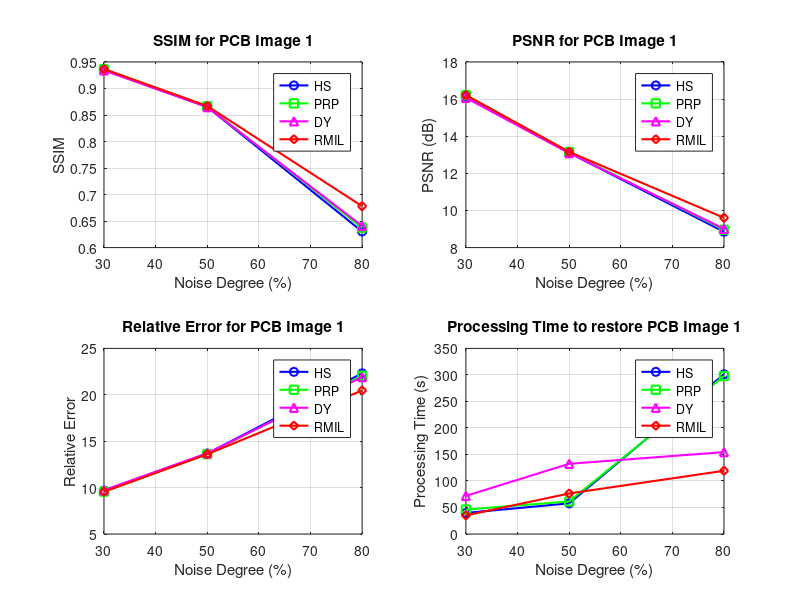

MATLAB code for this plot: (Note: this script raises an error after producing the figure.)
% Example data for the methods and metrics
noise_degree = [30, 50, 80];
HS_SSIM = [0.9349, 0.8653, 0.6303];
PRP_SSIM = [0.9363, 0.8664, 0.6375];
DY_SSIM = [0.9342, 0.8649, 0.6408];
RMIL_SSIM = [0.9367, 0.8670, 0.6781];

HS_PSNR = [16.1154, 13.1087, 8.8521];
PRP_PSNR = [16.2085, 13.1472, 8.9600];
DY_PSNR = [16.0701, 13.0904, 9.0110];
RMIL_PSNR = [16.2182, 13.1578, 9.6040];

HS_RelErr = [9.6699, 13.6695, 22.3142];
PRP_RelErr = [9.5668, 13.6091, 22.0390];
DY_RelErr = [9.7204, 13.6983, 21.9099];
RMIL_RelErr = [9.5561, 13.5925, 20.4639];

HS_Time = [39.7275, 57.8115, 301.2051];
PRP_Time = [46.1584, 61.3370, 297.9027];
DY_Time = [71.8770, 132.3636, 154.4097];
RMIL_Time = [35.0379, 76.4280, 119.2304];

% Plot SSIM
figure;
subplot(2, 2, 1);
plot(noise_degree, HS_SSIM, '-o', 'Color', 'b', 'LineWidth', 1.5, 'DisplayName', 'HS');
hold on;
plot(noise_degree, PRP_SSIM, '-s', 'Color', 'g', 'LineWidth', 1.5, 'DisplayName', 'PRP');
plot(noise_degree, DY_SSIM, '-^', 'Color', 'm', 'LineWidth', 1.5, 'DisplayName', 'DY');
plot(noise_degree, RMIL_SSIM, '-d', 'Color', 'r', 'LineWidth', 1.5, 'DisplayName', 'RMIL');
xlabel('Noise Degree (%)');
ylabel('SSIM');
title('SSIM for PCB Image 1');
legend('Location', 'best');
grid on;

% Plot PSNR
subplot(2, 2, 2);
plot(noise_degree, HS_PSNR, '-o', 'Color', 'b', 'LineWidth', 1.5, 'DisplayName', 'HS');
hold on;
plot(noise_degree, PRP_PSNR, '-s', 'Color', 'g', 'LineWidth', 1.5, 'DisplayName', 'PRP');
plot(noise_degree, DY_PSNR, '-^', 'Color', 'm', 'LineWidth', 1.5, 'DisplayName', 'DY');
plot(noise_degree, RMIL_PSNR, '-d', 'Color', 'r', 'LineWidth', 1.5, 'DisplayName', 'RMIL');
xlabel('Noise Degree (%)');
ylabel('PSNR (dB)');
title('PSNR for PCB Image 1');
legend('Location', 'best');
grid on;

% Plot RelErr
subplot(2, 2, 3);
plot(noise_degree, HS_RelErr, '-o', 'Color', 'b', 'LineWidth', 1.5, 'DisplayName', 'HS');
hold on;
plot(noise_degree, PRP_RelErr, '-s', 'Color', 'g', 'LineWidth', 1.5, 'DisplayName', 'PRP');
plot(noise_degree, DY_RelErr, '-^', 'Color', 'm', 'LineWidth', 1.5, 'DisplayName', 'DY');
plot(noise_degree, RMIL_RelErr, '-d', 'Color', 'r', 'LineWidth', 1.5, 'DisplayName', 'RMIL');
xlabel('Noise Degree (%)');
ylabel('Relative Error');
title('Relative Error for PCB Image 1');
legend('Location', 'best');
grid on;

% Plot Processing Time
subplot(2, 2, 4);
plot(noise_degree, HS_Time, '-o', 'Color', 'b', 'LineWidth', 1.5, 'DisplayName', 'HS');
hold on;
plot(noise_degree, PRP_Time, '-s', 'Color', 'g', 'LineWidth', 1.5, 'DisplayName', 'PRP');
plot(noise_degree, DY_Time, '-^', 'Color', 'm', 'LineWidth', 1.5, 'DisplayName', 'DY');
plot(noise_degree, RMIL_Time, '-d', 'Color', 'r', 'LineWidth', 1.5, 'DisplayName', 'RMIL');
xlabel('Noise Degree (%)');
ylabel('Processing Time (s)');
title('Processing Time to restore PCB Image 1');
legend('Location', 'best');
grid on;


% Adjust layout
sgtitle('Comparison of Metrics for Different Methods');